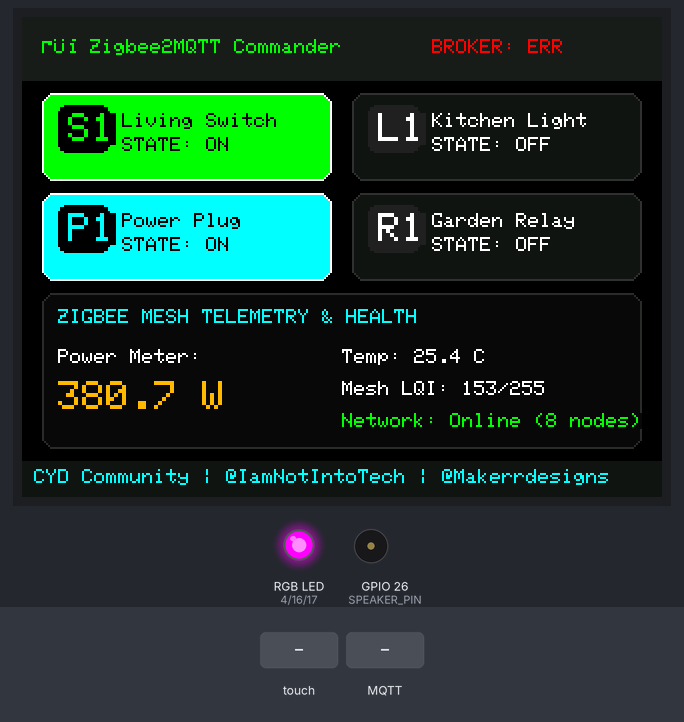
This sketch was run on a simulated ESP32. Parts: 320×240 colour display, an RGB LED mixed from three pins (HIGH = lit), buzzer (waves = sounding). The test bench sets the inputs (shaded band). WiFi joins after 1.5 s; servers stay silent unless stated; random numbers use the default seed unless the sketch sets one; no MQTT or app messages arrive unless stated.

Above: at 4.6 s.
4.7 s: touch panel pressed at 13 % / 30 % of its raw x / y range
At 5.8 s:
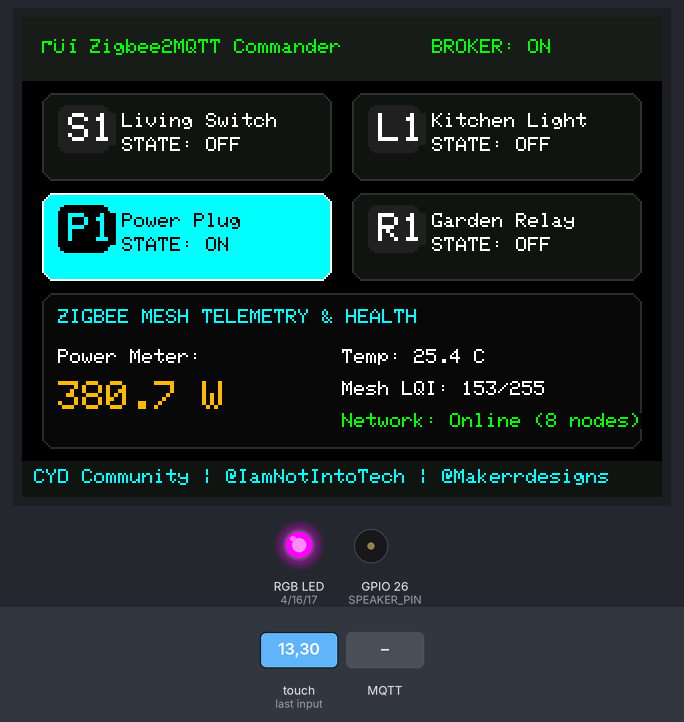
6.5 s: MQTT message "ON" arrives on the first subscribed topic
At 7.3 s:
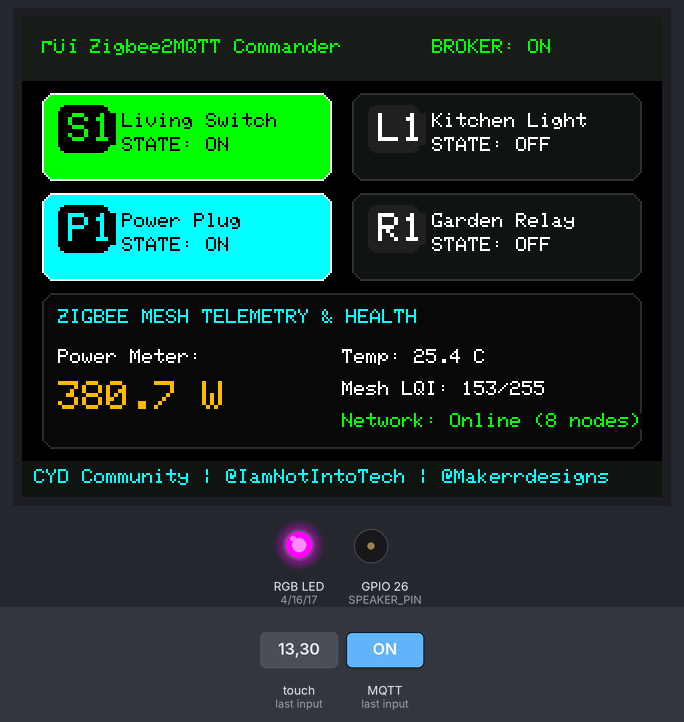
9.5 s: MQTT message "ON" arrives on the second subscribed topic
At 10.9 s:
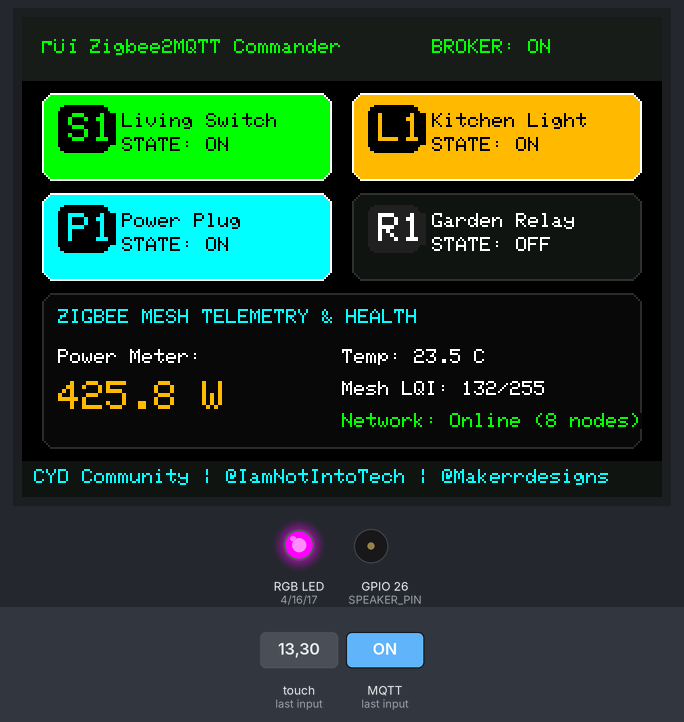
12.5 s: touch panel pressed at 62 % / 30 % of its raw x / y range
At 12.8 s:
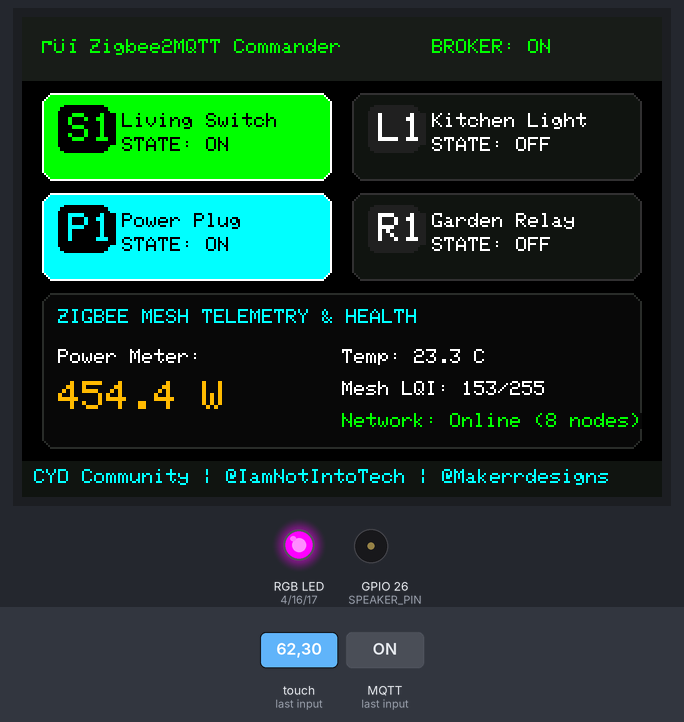
14.0 s: MQTT message "OFF" arrives on the third subscribed topic
At 14.8 s:
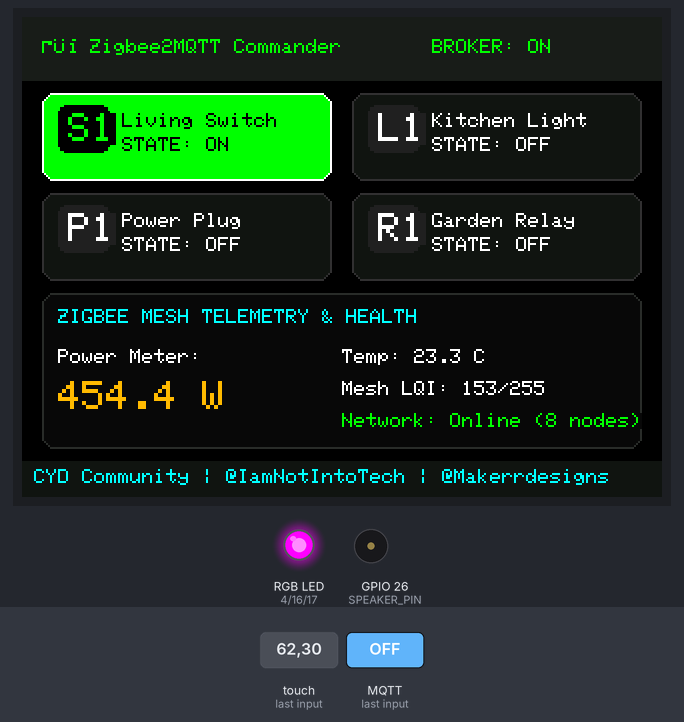
17.0 s: touch panel pressed at 62 % / 50 % of its raw x / y range
At 17.9 s:
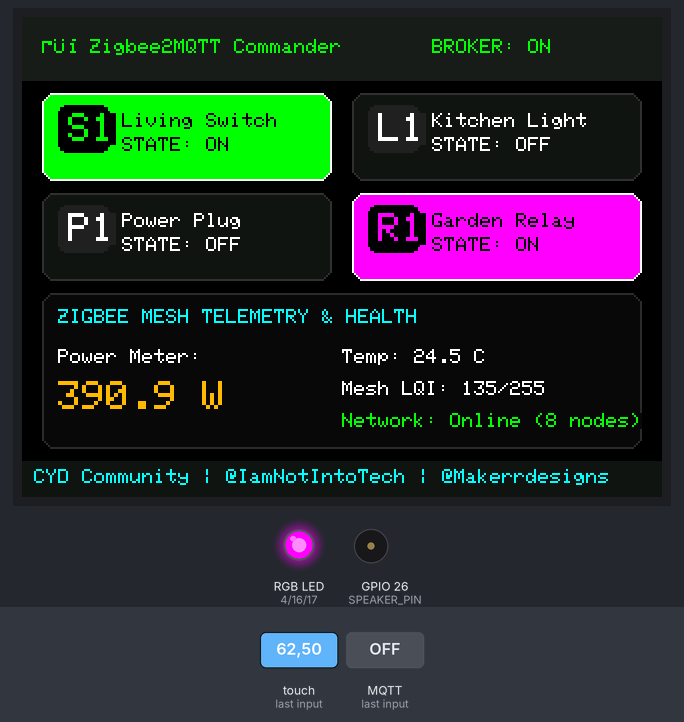
Timing chart, 0 to 19.5 s (numbered marks = the images above; inputs shaded):
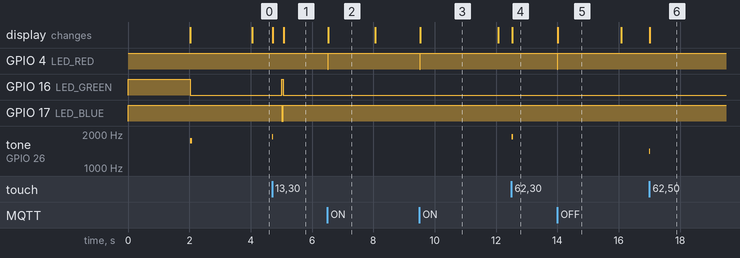

The sketch:

04-zigbee-mqtt-commander.ino
```cpp
/**
 * @file 04-zigbee-mqtt-commander.ino
 * @brief Zigbee2MQTT & Generic MQTT Touch Commander for Cheap Yellow Display 2.8" (ESP32-2432S028R)
 * @author Tushar Aggarwal (tushar2704)
 * @repository https://github.com/tushar2704/Cheap-Yellow-Display-Community
 *
 * 📺 Follow on YouTube:
 * - Tech & Coding: https://youtube.com/@IamNotIntoTech
 * - 3D Printing & Enclosure: https://youtube.com/@Makerrdesigns
 *
 * Hardware:
 * - ESP32-2432S028R (2.8" Resistive Touch CYD)
 * - Onboard RGB LED (GPIO 4, 16, 17)
 * - Onboard Speaker (GPIO 26)
 * - Onboard LDR Sensor (GPIO 34)
 */

#include <WiFi.h>
#include <PubSubClient.h>
#include <ArduinoJson.h>
#include <SPI.h>
#include <TFT_eSPI.h>
#include <XPT2046_Touchscreen.h>

// Enter your WiFi Credentials
const char* WIFI_SSID     = "YOUR_WIFI_SSID";
const char* WIFI_PASSWORD = "YOUR_WIFI_PASSWORD";

// MQTT Broker Configuration
const char* MQTT_SERVER   = "192.168.1.100";
const int   MQTT_PORT     = 1883;
const char* MQTT_USER     = "";
const char* MQTT_PASS     = "";
const char* CLIENT_ID     = "CYD-Zigbee2MQTT-Panel";

// Hardware Pins (ESP32-2432S028R)
#define XPT2046_IRQ 36
#define XPT2046_MOSI 13
#define XPT2046_MISO 12
#define XPT2046_CLK 14
#define XPT2046_CS 33

#define LED_RED 4
#define LED_GREEN 16
#define LED_BLUE 17
#define SPEAKER_PIN 26
#define LDR_PIN 34
#define TFT_BL 21

#define TS_MINX 300
#define TS_MAXX 3800
#define TS_MINY 200
#define TS_MAXY 3700

SPIClass touchSPI(VSPI);
XPT2046_Touchscreen ts(XPT2046_CS, XPT2046_IRQ);
TFT_eSPI tft = TFT_eSPI();
WiFiClient espClient;
PubSubClient mqttClient(espClient);

// Zigbee Device States
struct ZigbeeDevice {
  const char* friendlyName;
  const char* type;      // "switch", "light", "plug", "relay"
  const char* icon;
  bool state;
  const char* topicSet;
  const char* topicState;
  uint16_t color;
};

ZigbeeDevice devices[4] = {
  {"Living Switch", "switch", "S1", true,  "zigbee2mqtt/living_switch/set", "zigbee2mqtt/living_switch", 0x07E0}, // Emerald
  {"Kitchen Light", "light",  "L1", false, "zigbee2mqtt/kitchen_light/set", "zigbee2mqtt/kitchen_light", 0xFDC0}, // Amber Gold
  {"Power Plug",    "plug",   "P1", true,  "zigbee2mqtt/power_plug/set",    "zigbee2mqtt/power_plug",    0x07FF}, // Cyan
  {"Garden Relay",  "relay",  "R1", false, "zigbee2mqtt/garden_relay/set",  "zigbee2mqtt/garden_relay",  0xF81F}  // Magenta
};

// Telemetry Sensors
float liveWatts = 428.5;
float liveTemp  = 23.8;
int   liveLQI   = 142; // Link Quality Indicator (0-255)
unsigned long lastMqttRetry = 0;
unsigned long lastTelemetryUpdate = 0;

void setRgb(bool r, bool g, bool b) {
  digitalWrite(LED_RED, r ? LOW : HIGH);
  digitalWrite(LED_GREEN, g ? LOW : HIGH);
  digitalWrite(LED_BLUE, b ? LOW : HIGH);
}

void beep(int freq, int ms) {
  tone(SPEAKER_PIN, freq, ms);
}

void drawHeader() {
  tft.fillRect(0, 0, 320, 32, 0x18E3);
  tft.setTextColor(0x07E0, 0x18E3);
  tft.setTextSize(1);
  tft.setCursor(10, 11);
  tft.print("⚡ Zigbee2MQTT Commander");

  // Broker Status Badge
  bool connected = mqttClient.connected();
  tft.setTextColor(connected ? TFT_GREEN : TFT_RED, 0x18E3);
  tft.setCursor(205, 11);
  tft.print(connected ? "BROKER: ON" : "BROKER: ERR");
}

void drawDeviceTile(int idx, int x, int y, int w, int h) {
  ZigbeeDevice dev = devices[idx];
  uint16_t bg = dev.state ? dev.color : 0x10A2;
  uint16_t textCol = dev.state ? TFT_BLACK : TFT_WHITE;
  uint16_t borderCol = dev.state ? TFT_WHITE : 0x3186;

  tft.fillRoundRect(x, y, w, h, 6, bg);
  tft.drawRoundRect(x, y, w, h, 6, borderCol);

  // Icon Badge
  tft.fillRoundRect(x + 8, y + 6, 26, 24, 4, dev.state ? TFT_BLACK : 0x2104);
  tft.setTextColor(dev.state ? dev.color : TFT_WHITE, dev.state ? TFT_BLACK : 0x2104);
  tft.setTextSize(2);
  tft.setCursor(x + 13, y + 10);
  tft.print(dev.icon);

  // Device Name
  tft.setTextColor(textCol, bg);
  tft.setTextSize(1);
  tft.setCursor(x + 40, y + 10);
  tft.print(dev.friendlyName);

  // Status text
  tft.setCursor(x + 40, y + 22);
  tft.print(dev.state ? "STATE: ON" : "STATE: OFF");
}

void drawTelemetryCard() {
  tft.fillRoundRect(10, 138, 300, 78, 6, 0x0841);
  tft.drawRoundRect(10, 138, 300, 78, 6, 0x2965);

  tft.setTextColor(0x07FF, 0x0841);
  tft.setTextSize(1);
  tft.setCursor(18, 146);
  tft.print("ZIGBEE MESH TELEMETRY & HEALTH");

  // Power (W)
  tft.setTextColor(TFT_WHITE, 0x0841);
  tft.setCursor(18, 166);
  tft.print("Power Meter:");
  tft.setTextColor(0xFDC0, 0x0841);
  tft.setTextSize(2);
  tft.setCursor(18, 182);
  tft.printf("%.1f W", liveWatts);

  // Mesh Temp & LQI
  tft.setTextSize(1);
  tft.setTextColor(TFT_WHITE, 0x0841);
  tft.setCursor(160, 166);
  tft.printf("Temp: %.1f C", liveTemp);
  tft.setCursor(160, 182);
  tft.printf("Mesh LQI: %d/255", liveLQI);
  tft.setCursor(160, 198);
  tft.setTextColor(0x07E0, 0x0841);
  tft.print("Network: Online (8 nodes)");
}

void drawFullUI() {
  tft.fillScreen(0x0000);
  drawHeader();

  // 4 Device Control Tiles
  drawDeviceTile(0, 10,  38, 145, 44);
  drawDeviceTile(1, 165, 38, 145, 44);
  drawDeviceTile(2, 10,  88, 145, 44);
  drawDeviceTile(3, 165, 88, 145, 44);

  // Telemetry Section
  drawTelemetryCard();

  // Footer Channel Bar
  tft.fillRect(0, 222, 320, 18, 0x10A2);
  tft.setTextColor(0x07FF, 0x10A2);
  tft.setTextSize(1);
  tft.setCursor(6, 226);
  tft.print("CYD Community | @IamNotIntoTech | @Makerrdesigns");
}

void mqttCallback(char* topic, byte* payload, unsigned int length) {
  // Flash RGB Yellow on incoming packet
  setRgb(true, true, false);

  String message;
  for (unsigned int i = 0; i < length; i++) {
    message += (char)payload[i];
  }

  // Parse state updates
  for (int i = 0; i < 4; i++) {
    if (String(topic) == devices[i].topicState) {
      if (message.indexOf("\"state\":\"ON\"") >= 0 || message == "ON") {
        devices[i].state = true;
      } else if (message.indexOf("\"state\":\"OFF\"") >= 0 || message == "OFF") {
        devices[i].state = false;
      }
      drawDeviceTile(i, (i % 2 == 0 ? 10 : 165), (i < 2 ? 38 : 88), 145, 44);
    }
  }

  // Restore green LED
  setRgb(false, true, false);
}

void reconnectMqtt() {
  if (WiFi.status() != WL_CONNECTED) return;
  if (!mqttClient.connected()) {
    setRgb(false, false, true); // Blue while reconnecting
    if (mqttClient.connect(CLIENT_ID, MQTT_USER, MQTT_PASS)) {
      setRgb(false, true, false); // Green connected
      for (int i = 0; i < 4; i++) {
        mqttClient.subscribe(devices[i].topicState);
      }
      drawHeader();
    } else {
      setRgb(true, false, false); // Red error
    }
  }
}

void setup() {
  Serial.begin(115200);

  pinMode(LED_RED, OUTPUT);
  pinMode(LED_GREEN, OUTPUT);
  pinMode(LED_BLUE, OUTPUT);
  pinMode(SPEAKER_PIN, OUTPUT);
  setRgb(false, false, false);

  tft.init();
  tft.setRotation(1);
  tft.fillScreen(0x0000);

  touchSPI.begin(XPT2046_CLK, XPT2046_MISO, XPT2046_MOSI, XPT2046_CS);
  ts.begin(touchSPI);
  ts.setRotation(1);

  // Splash
  tft.setTextColor(0x07E0, 0x0000);
  tft.setTextSize(2);
  tft.setCursor(25, 95);
  tft.print("Starting Zigbee2MQTT...");
  tft.setTextSize(1);
  tft.setCursor(25, 125);
  tft.print("Connecting to WiFi & Broker...");

  WiFi.begin(WIFI_SSID, WIFI_PASSWORD);
  int retry = 0;
  while (WiFi.status() != WL_CONNECTED && retry < 15) {
    delay(200);
    retry++;
  }

  mqttClient.setServer(MQTT_SERVER, MQTT_PORT);
  mqttClient.setCallback(mqttCallback);

  drawFullUI();
  beep(1750, 70);
  setRgb(false, true, false);
}

void loop() {
  if (!mqttClient.connected()) {
    if (millis() - lastMqttRetry > 5000) {
      lastMqttRetry = millis();
      reconnectMqtt();
    }
  } else {
    mqttClient.loop();
  }

  // Periodic simulated telemetry updates
  if (millis() - lastTelemetryUpdate > 4000) {
    lastTelemetryUpdate = millis();
    liveWatts = 380.0 + random(0, 1200) / 10.0;
    liveTemp  = 23.0 + random(0, 25) / 10.0;
    liveLQI   = 130 + random(0, 30);
    drawTelemetryCard();
  }

  // Handle Touch Inputs
  if (ts.touched()) {
    TS_Point p = ts.getPoint();
    int x = map(p.x, TS_MINX, TS_MAXX, 0, 320);
    int y = map(p.y, TS_MINY, TS_MAXY, 0, 240);

    // Tile 0: Living Switch (10, 38, 145, 44)
    if (x >= 10 && x <= 155 && y >= 38 && y <= 82) {
      devices[0].state = !devices[0].state;
      beep(1900, 35);
      if (mqttClient.connected()) {
        mqttClient.publish(devices[0].topicSet, devices[0].state ? "{\"state\":\"ON\"}" : "{\"state\":\"OFF\"}");
      }
      drawDeviceTile(0, 10, 38, 145, 44);
      delay(200);
    }
    // Tile 1: Kitchen Light (165, 38, 145, 44)
    else if (x >= 165 && x <= 310 && y >= 38 && y <= 82) {
      devices[1].state = !devices[1].state;
      beep(1900, 35);
      if (mqttClient.connected()) {
        mqttClient.publish(devices[1].topicSet, devices[1].state ? "{\"state\":\"ON\"}" : "{\"state\":\"OFF\"}");
      }
      drawDeviceTile(1, 165, 38, 145, 44);
      delay(200);
    }
    // Tile 2: Power Plug (10, 88, 145, 44)
    else if (x >= 10 && x <= 155 && y >= 88 && y <= 132) {
      devices[2].state = !devices[2].state;
      beep(1600, 35);
      if (mqttClient.connected()) {
        mqttClient.publish(devices[2].topicSet, devices[2].state ? "{\"state\":\"ON\"}" : "{\"state\":\"OFF\"}");
      }
      drawDeviceTile(2, 10, 88, 145, 44);
      delay(200);
    }
    // Tile 3: Garden Relay (165, 88, 145, 44)
    else if (x >= 165 && x <= 310 && y >= 88 && y <= 132) {
      devices[3].state = !devices[3].state;
      beep(1400, 35);
      if (mqttClient.connected()) {
        mqttClient.publish(devices[3].topicSet, devices[3].state ? "{\"state\":\"ON\"}" : "{\"state\":\"OFF\"}");
      }
      drawDeviceTile(3, 165, 88, 145, 44);
      delay(200);
    }
  }

  delay(20);
}
```

Measured:
- after the input at 4.7 s, tone on GPIO 26 (SPEAKER_PIN): silent → 1900 Hz at once, → silent 0.04 s later
- after the input at 6.5 s, GPIO 4 (LED_RED): HIGH → LOW at once, → HIGH 0.01 s later
- after the input at 9.5 s, GPIO 4 (LED_RED): HIGH → LOW at once, → HIGH 0.01 s later
- after the input at 12.5 s, tone on GPIO 26 (SPEAKER_PIN): silent → 1900 Hz at once, → silent 0.04 s later; the display: changes at once (image 4)
- after the input at 14.0 s, GPIO 4 (LED_RED): HIGH → LOW at once, → HIGH 0.01 s later
- after the input at 17.0 s, tone on GPIO 26 (SPEAKER_PIN): silent → 1400 Hz at once, → silent 0.04 s later; the display: changes at once (image 6)
- what the display in image 2 shows lasts 1.6 s, from 6.5 s to 8.1 s
